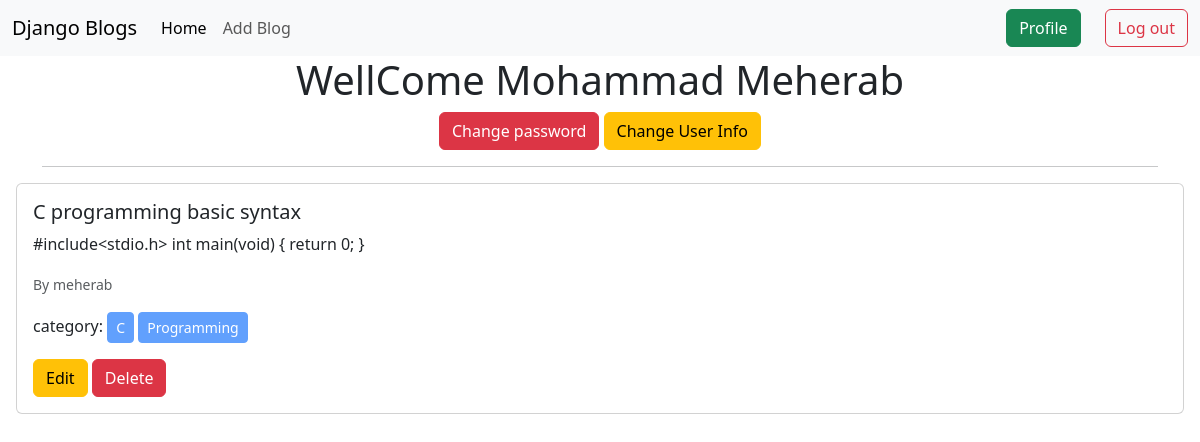
Screenshot of /profile/ (signed in) with the database file from the repository.
### add_blog/models.py (models this page shows, shortened)
class Blog(models.Model):
    title = models.CharField(max_length=100)
    decription = models.TextField()
    category = models.ManyToManyField(Category)
    author = models.ForeignKey(Author, on_delete=models.CASCADE, default=None)

### author/models.py (models this page shows)
class Author(models.Model):
    author = models.OneToOneField(User, on_delete=models.CASCADE)
    def __str__(self):
        return self.author.username

### category/models.py (models this page shows)
class Category(models.Model):
    category = models.CharField(max_length=50)
    slug = models.SlugField(max_length=100, null=True, blank=True, unique=True)
    def __str__(self):
        return self.category

### user_profile/views.py (the view)
# urls.py: path('profile/',include('user_profile.urls')),
@login_required(login_url='login_page')
def profile(request):
    data = Blog.objects.filter(author = request.user.author)
    return render(request, 'profile.html',{'data':data})

### user_profile/templates/profile.html (shortened to what this page needs)
{% extends "base.html" %}
{% block content %}
<div class="text-center container">
    <h1>WellCome {{user.first_name}} {{user.last_name}}</h1>
    <a href="{% url 'change_password'%}" class="btn btn-danger" href="">Change password</a>
    <a href="{% url 'change_data'%}" class="btn btn-warning" href="">Change User Info</a>
    <br>
    <hr>
</div>
<div>
    {% for item in data%}
        <div class="card m-3">
            <div class="card-body">
            <h5 class="card-title">{{item.title}}</h5>
            <p class="card-text">{{item.decription}}</p>
            <p class="card-text"><small class="text-body-secondary">By {{item.author}}</small></p>
            <p>category:
                {%for ct in item.category.all%}
                    <button class="btn btn-primary btn-sm" disabled>{{ct}}</button>
                {%endfor%}
            </p>
            <a href="{% url 'edit' item.id%}" class="btn btn-warning" href="">Edit</a>
            <a href="{% url 'delete' item.id%}" class="btn btn-danger" href="">Delete</a>
            </div>
        </div>
    {%endfor%}
</div>
{% endblock content %}

### rows the page displays
Blog: title "C programming basic syntax", decription "#include<stdio.h> int main(void) { return 0; }", author "meherab"
Category: category "C"
Category: category "Programming"

### other values shown
{{ user.first_name }} "Mohammad"
{{ user.last_name }} "Meherab"
